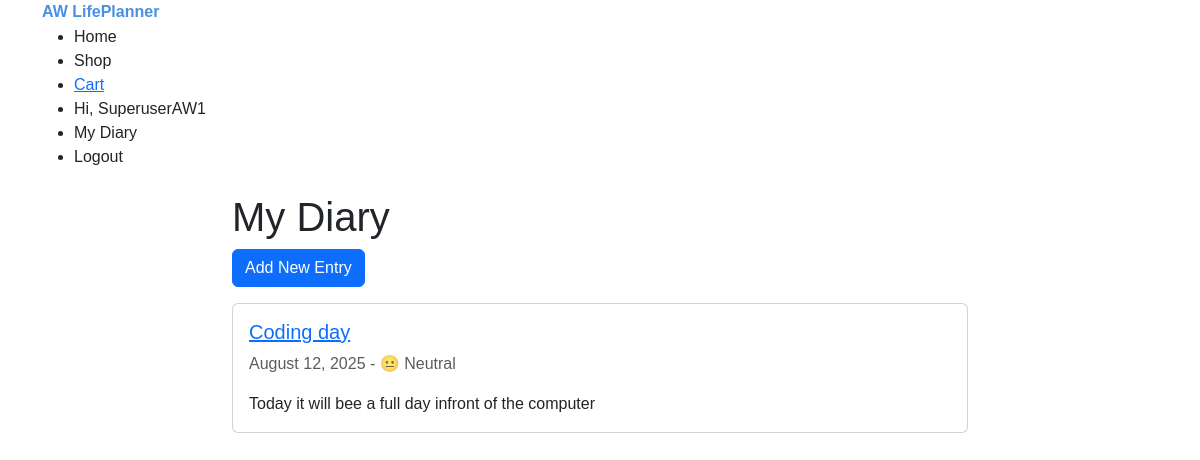
/diary/ (signed in), run on the app's committed database.
### diary/models.py (models this page shows, shortened)
class DiaryEntry(models.Model):
    MOOD_CHOICES = [
        ('happy', '😊 Happy'),
        ('sad', '😢 Sad'),
        ('neutral', '😐 Neutral'),
        ('excited', '🤩 Excited'),
        ('anxious', '😰 Anxious'),
    ]
    user = models.ForeignKey(User, on_delete=models.CASCADE)
    date = models.DateField(default=timezone.now)
    title = models.CharField(max_length=200)
    content = models.CharField()
    mood = models.CharField(max_length=50, choices=MOOD_CHOICES,null=True, blank=True)
    created_at = models.DateTimeField(auto_now_add=True)
    update_at = models.DateTimeField(auto_now=True)
    class Meta:
        ordering =[
            '-date',
            '-created_at',
        ]

### diary/views.py (the view)
# urls.py: path('', views.diary_home, name='diary_home'),
@login_required
def diary_home(request):
    entries = DiaryEntry.objects.filter(user=request.user)
    return render(request, 'diary/diary_home.html', {'entries': entries})

### diary/templates/diary/diary_home.html (shortened to what this page needs)
{% extends 'base.html' %}
{% block content %}
<div class="row">
    <div class="col-md-8 mx-auto">
        <h1>My Diary</h1>
        <a href="{% url 'diary:add_entry' %}" class="btn btn-primary mb-3">
            Add New Entry
        </a>
        {% if entries %}
            {% for entry in entries %}
                <div class="card mb-3">
                    <div class="card-body">
                        <h5 class="card-title">
                            <a href="{% url 'diary:view_entry' entry.id %}">{{ entry.title }}</a>
                        </h5>
                        <p class="text-muted">
                            {{ entry.date|date:"F d, Y" }}
                            {% if entry.mood %} - {{ entry.get_mood_display }}{% endif %}
                        </p>
                        <p class="card-text">
                            {{ entry.content|truncatewords:30 }}
                        </p>
                    </div>
                </div>
            {% endfor %}
        {% endif %}
    </div>
</div>
{% endblock %}

### templates/base.html (shortened to what this page needs)
{% load static %}
<!DOCTYPE html>
<html lang="en">
<head>
    <link href="https://cdn.jsdelivr.net/npm/bootstrap@5.3.0/dist/css/bootstrap.min.css" rel="stylesheet">
    <link rel="stylesheet" href="{% static 'css/main.css' %}">
</head>
<body>
    <nav class="nabar nabar-expand-lg navbar-light bg-ligth">
        <div class="container">
            <a href="/" class="navbar-brand">AW LifePlanner</a>
            <button class="navbar-toggler" type="button" data-bs-toggle="collapse" data-bs-target="#navbarNav">
                <span class="navbar-toggler-icon"></span>
            </button>
            <div class="collaps nabar-collape" id="navbarNav" >
                <ul class="nabar-nav ms-auto">
                    <li class="nav-item">
                        <a href="/" class="nav-link">Home</a>
                    </li>
                    <li class="nav-item">
                        <a href="{% url 'shop:modules' %}" class="nav-link">Shop</a>
                    </li>
                    {% if user.is_authenticated %}
                        <li class="nav-item">
                            <a href="{% url 'shop:view_cart' %}">
                                Cart
                            </a>
                        </li>
                        <li class="nav-item">
                            <a href="#" class="nav-link">Hi, {{ user.username }}</a>
                        </li>
                        <li class="nav-item">
                            <a class="nav-link" href="{% url 'diary:diary_home' %}">My Diary</a>
                        </li>
                        <li class="nav-item">
                            <a href="{% url 'account_logout' %}" class="nav-link">Logout</a>
                        </li>
                    {% endif %}
                </ul>
            </div>
        </div>
    </nav>
    <main class="container my-4">
        {%  block content %}
        {% endblock %}
    </main>
</body>
</html>

### static/css/main.css (style rules this page uses)
body { font-family: Arial, Helvetica, sans-serif; }
.navbar-brand { font-weight: bold; color:#4a90e2 !important; }
main { min-height: 80vh; }

### data on the page
DiaryEntry: title "Coding day", date "August 12, 2025", mood "😐 Neutral", content "Today it will bee a full day infront of the computer"

### other printed values
{{ user.username }} "SuperuserAW1"
